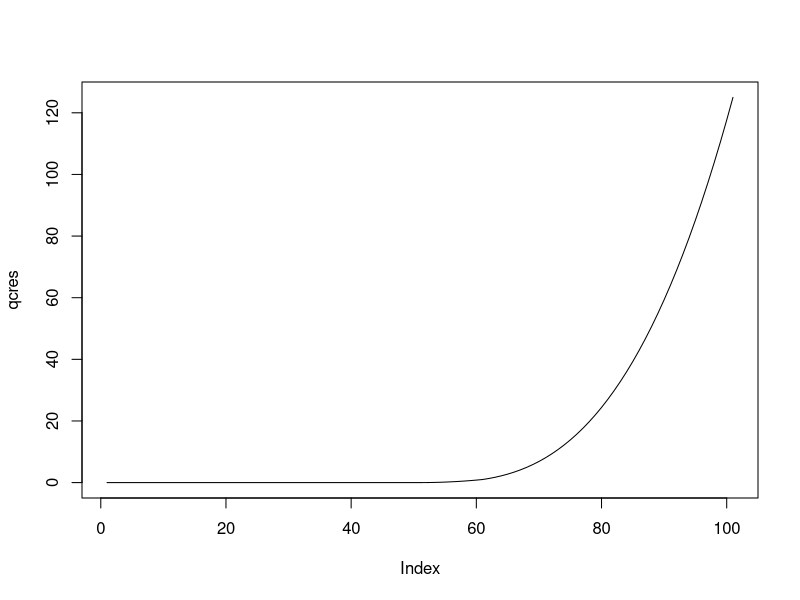
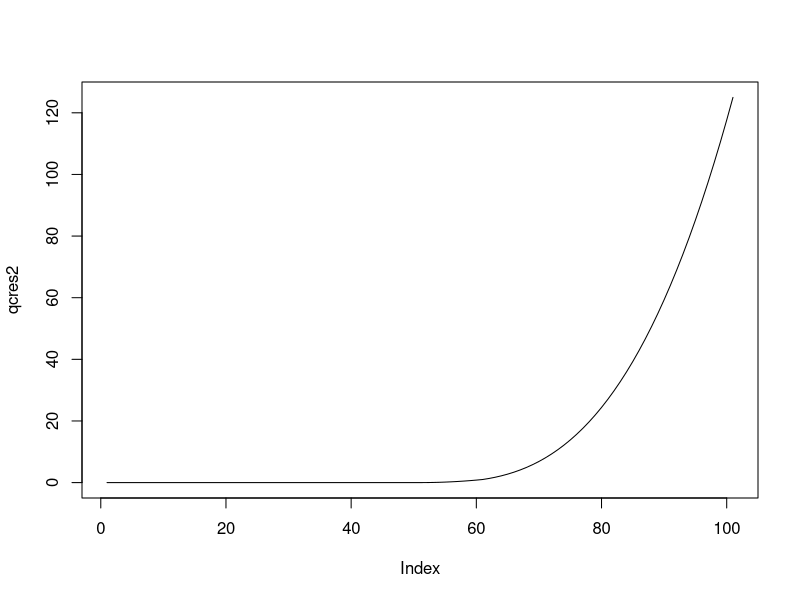

Reproduce these figures in R, in order.
## ---- chunk 1
knitr::opts_chunk$set(echo = FALSE)
## ---- chunk 2
m <- matrix(1, nrow = 5, ncol = 5)
m
## ---- chunk 3
m[2:4, 2:4] <- 0
m
## ---- chunk 4
m[2,]
## ---- chunk 5
m[, 1]
## ---- chunk 6
m[3:5, ]
## ---- chunk 7
m[, 2:3]
## ---- chunk 8
m[2, ] == m[, 3]
## ---- chunk 9
multab <- matrix(rep(1:9, each = 9) * rep(1:9, times = 9), ncol = 9)
multab
## ---- chunk 10
multab[71]
## ---- chunk 11
multab[multab < 10] <- NA
multab
## ---- chunk 12
sum(multab, na.rm = TRUE)
mean(multab, na.rm = TRUE)
median(multab, na.rm = TRUE)
## ---- chunk 13
apply(m, 1, sum)
## ---- chunk 14
apply(m, 2, sum)
## ---- chunk 15
apply(multab, 2, sum, na.rm = TRUE)
## ---- chunk 16
first_list <- list(alphabet = letters,
                   logic = TRUE,
                   multab = multab)
first_list
## ---- chunk 17
first_list[1]
## ---- chunk 18
first_list["multab"]
## ---- chunk 19
first_list$multab
## ---- chunk 20
first_list$logic
## ---- chunk 21
first_list$alphabet[1:5]
## ---- chunk 22
first_list$multab[, 8:9]
## ---- chunk 23
first_list$logic[3]
## ---- chunk 24
mul <- function(x, y) {
  return(x * y)
}
## ---- chunk 25
mul(2,3)
mul(-4, -8)
mul(0.5, 6)
## ---- chunk 26
sqrtn <- function(x, n) {
  # message("n is negative\n")
  x^(1/n)
}
## ---- chunk 27
sqrtn(4, 2)
sqrtn(27, 3)
sqrtn(30, -5)
sqrtn(-2, 2)
## ---- chunk 28
sqrtn <- function(x, n) {
  if (x < 0) x <- as.complex(x)
  x^(1/n)
}
## ---- chunk 29
sqrtn(4, 2)
sqrtn(27, 3)
sqrtn(30, -5)
sqrtn(-2, 2)
sqrtn(-27, 3)
## ---- chunk 30
quad_cube <- function(x) {
  result <- numeric(length(x))
  
  for (i in 1:length(x)) {
    if (x[i] < 0) {
      result[i] <- 0 
    } else if (x[i] > 1) {
      result[i] <- x[i]^3 
    }
    else {
      result[i] <- x[i]^2
    }
  }
  
  return(result)
}
qcres <- quad_cube(seq(-5, 5, by = .1))
## ---- chunk 31
qcres
## ---- chunk 32
plot(qcres, type = "l")
## ---- chunk 33
ttests <- list(test1 = list(t = 1.33,
                            p = 0.1),
               test2 = list(t = 2.306,
                            p = 0.025),
               test3 = list(t = 3.527,
                            p = 0.001))
ttests
## ---- chunk 34
pvals <- numeric()
for (i in 1:length(ttests)) {
  pvals[i] <- ttests[[i]]$p
}
pvals
## ---- chunk 35
mat_desc <- function(m) {
  sums <- apply(m, 2, sum)
  means <- apply(m, 2, mean)
  medians <- apply(m, 2, median)
  result <- rbind(sums, means, medians)
  rownames(result) <- c("sum", "mean", "median")
  return(result)
}
## ---- chunk 36
mat_desc(m)
## ---- chunk 37
sqrtn <- function(x, n, complex = FALSE) {
  if (x < 0 & complex) x <- as.complex(x)
  x^(1/n)
}
## ---- chunk 38
sqrtn(4, 2)
sqrtn(27, 3)
sqrtn(30, -5)
sqrtn(-2, 2)
sqrtn(-2, 2, complex = TRUE)
## ---- chunk 39
quad_cube2 <- function(x) {
    if (x < 0) return(0)
    else if (x > 1) return(x^3)
    else return(x^2)
}
## ---- chunk 40
qcres2 <- unlist(Map(quad_cube2, seq(-5, 5, by = .1)))
## ---- chunk 41
plot(qcres2, type = "l")
## ---- chunk 42
unlist(Map(function(x) x^2, 1:5))
## ---- chunk 43
unlist(Map(function(x) x$p, ttests))
## ---- chunk 44
set.seed(24)
sim <- matrix(rnorm(30*5, mean = 10, sd = 20),
              nrow = 30)
sim
## ---- chunk 45
apply(sim, 2, mean)
apply(sim, 2, sd)
